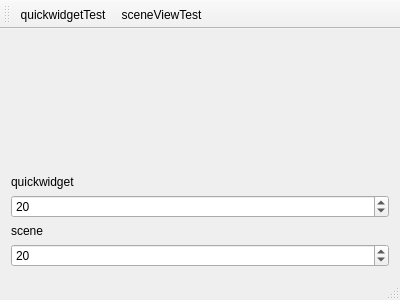
<?xml version="1.0" encoding="UTF-8"?>
<ui version="4.0">
 <class>QwMaxMainWindow</class>
 <widget class="QMainWindow" name="QwMaxMainWindow">
  <property name="geometry">
   <rect>
    <x>0</x>
    <y>0</y>
    <width>400</width>
    <height>300</height>
   </rect>
  </property>
  <property name="windowTitle">
   <string>QwMaxMainWindow</string>
  </property>
  <widget class="QWidget" name="centralWidget">
   <layout class="QVBoxLayout" name="verticalLayout">
    <item>
     <widget class="QStackedWidget" name="stackedWidget">
      <widget class="QWidget" name="page"/>
      <widget class="QWidget" name="page_2"/>
     </widget>
    </item>
    <item>
     <widget class="QLabel" name="label_2">
      <property name="text">
       <string>quickwidget</string>
      </property>
     </widget>
    </item>
    <item>
     <widget class="QSpinBox" name="spinBox">
      <property name="maximum">
       <number>999</number>
      </property>
      <property name="value">
       <number>20</number>
      </property>
     </widget>
    </item>
    <item>
     <widget class="QLabel" name="label">
      <property name="text">
       <string>scene</string>
      </property>
     </widget>
    </item>
    <item>
     <widget class="QSpinBox" name="spinBox_2">
      <property name="value">
       <number>20</number>
      </property>
     </widget>
    </item>
   </layout>
  </widget>
  <widget class="QMenuBar" name="menuBar">
   <property name="geometry">
    <rect>
     <x>0</x>
     <y>0</y>
     <width>400</width>
     <height>23</height>
    </rect>
   </property>
  </widget>
  <widget class="QToolBar" name="mainToolBar">
   <attribute name="toolBarArea">
    <enum>TopToolBarArea</enum>
   </attribute>
   <attribute name="toolBarBreak">
    <bool>false</bool>
   </attribute>
   <addaction name="actionQuickwidgetTest"/>
   <addaction name="actionSceneViewTest"/>
  </widget>
  <widget class="QStatusBar" name="statusBar"/>
  <action name="actionQuickwidgetTest">
   <property name="text">
    <string>quickwidgetTest</string>
   </property>
  </action>
  <action name="actionSceneViewTest">
   <property name="text">
    <string>sceneViewTest</string>
   </property>
  </action>
 </widget>
 <layoutdefault spacing="6" margin="11"/>
 <resources/>
 <connections/>
</ui>
